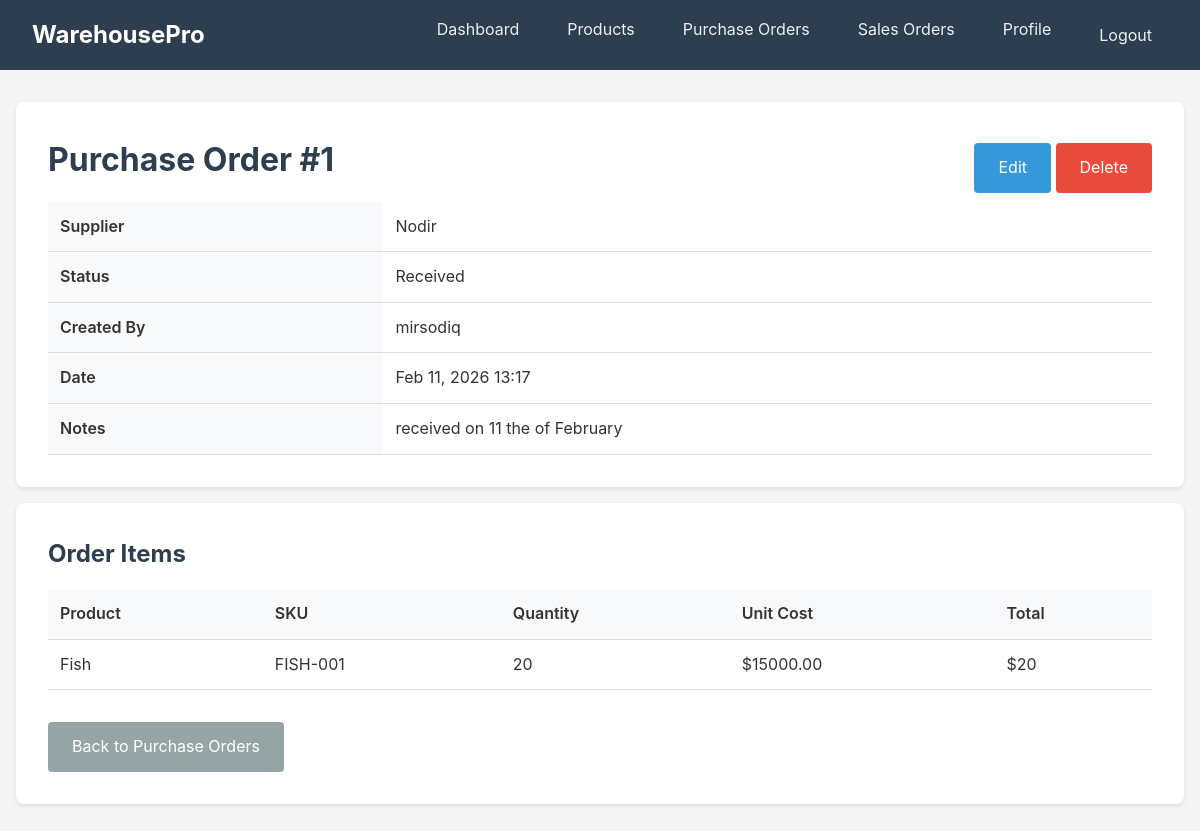
The page /orders/purchase-orders/1/ (signed in) on the database its author committed.
### orders/models.py (models this page shows, shortened)
class PurchaseOrder(models.Model):
    class Status(models.TextChoices):
        DRAFT = "DRAFT", "Draft"
        ORDERED = "ORDERED", "Ordered"
        RECEIVED = "RECEIVED", "Received"
        CANCELLED = "CANCELLED", "Cancelled"
    supplier = models.ForeignKey(Supplier, on_delete=models.PROTECT, related_name="purchase_orders")
    status = models.CharField(max_length=12, choices=Status.choices, default=Status.DRAFT)
    created_by = models.ForeignKey(settings.AUTH_USER_MODEL, on_delete=models.PROTECT, related_name="purchase_orders")
    created_at = models.DateTimeField(auto_now_add=True)
    notes = models.TextField(blank=True)

class PurchaseOrderItem(models.Model):
    purchase_order = models.ForeignKey(PurchaseOrder, on_delete=models.CASCADE, related_name="items")
    product = models.ForeignKey(Product, on_delete=models.PROTECT, related_name="po_items")
    quantity = models.PositiveIntegerField()
    unit_cost = models.DecimalField(max_digits=12, decimal_places=2, default=0)
    class Meta:
        unique_together = ("purchase_order", "product")

### inventory/models.py (models this page shows, shortened)
class TimeStampedModel(models.Model):
    created_at = models.DateTimeField(auto_now_add=True)
    updated_at = models.DateTimeField(auto_now=True)
    class Meta:
        abstract = True

class Supplier(TimeStampedModel):
    name = models.CharField(max_length=200)
    phone = models.CharField(max_length=50, blank=True)
    email = models.EmailField(blank=True)
    address = models.TextField(blank=True)

class Product(TimeStampedModel):
    name = models.CharField(max_length=200)
    sku = models.CharField(max_length=60, unique=True)
    unit_price = models.DecimalField(max_digits=12, decimal_places=2, default=0)
    reorder_level = models.PositiveIntegerField(default=0)
    category = models.ForeignKey(Category, on_delete=models.PROTECT, related_name="products")
    suppliers = models.ManyToManyField(Supplier, related_name="products", blank=True)
    image = models.ImageField(upload_to="products/", blank=True, null=True)

### orders/views.py (the view)
# urls.py: path("purchase-orders/<int:pk>/", views.po_detail, name="po_detail"),
@login_required
def po_detail(request, pk):
    order = get_object_or_404(PurchaseOrder.objects.select_related("supplier", "created_by").prefetch_related("items__product"), pk=pk)
    return render(request, "orders/po_detail.html", {"order": order})

### orders/templates/orders/po_detail.html (shortened to what this page needs)
{% extends "base.html" %}
{% block content %}
<div class="card">
    <div style="display: flex; justify-content: space-between; align-items: center;">
        <h1>Purchase Order #{{ order.pk }}</h1>
        <div>
            <a href="{% url 'orders:po_update' order.pk %}" class="btn btn-primary">Edit</a>
            <a href="{% url 'orders:po_delete' order.pk %}" class="btn btn-danger">Delete</a>
        </div>
    </div>
    <table>
        <tr>
            <th>Supplier</th>
            <td>{{ order.supplier.name }}</td>
        </tr>
        <tr>
            <th>Status</th>
            <td>{{ order.get_status_display }}</td>
        </tr>
        <tr>
            <th>Created By</th>
            <td>{{ order.created_by.username }}</td>
        </tr>
        <tr>
            <th>Date</th>
            <td>{{ order.created_at|date:"M d, Y H:i" }}</td>
        </tr>
        {% if order.notes %}
        <tr>
            <th>Notes</th>
            <td>{{ order.notes }}</td>
        </tr>
        {% endif %}
    </table>
</div>
<div class="card">
    <h2>Order Items</h2>
    {% if order.items.all %}
        <table>
            <thead>
                <tr>
                    <th>Product</th>
                    <th>SKU</th>
                    <th>Quantity</th>
                    <th>Unit Cost</th>
                    <th>Total</th>
                </tr>
            </thead>
            <tbody>
                {% for item in order.items.all %}
                    <tr>
                        <td>{{ item.product.name }}</td>
                        <td>{{ item.product.sku }}</td>
                        <td>{{ item.quantity }}</td>
                        <td>${{ item.unit_cost }}</td>
                        <td>${{ item.quantity|floatformat:0 }}</td>
                    </tr>
                {% endfor %}
            </tbody>
        </table>
    {% else %}
        <p>No items in this order.</p>
    {% endif %}
    <div class="mt-2">
        <a href="{% url 'orders:po_list' %}" class="btn btn-secondary">Back to Purchase Orders</a>
    </div>
</div>
{% endblock %}

### templates/base.html (style rules this page uses)
* { margin: 0; padding: 0; box-sizing: border-box; }
body { font-family: -apple-system, BlinkMacSystemFont, 'Segoe UI', Roboto, Oxygen, Ubuntu, sans-serif; line-height: 1.6; color: #333; background-color: #f5f5f5; }
.card { background: #fff; border-radius: 8px; box-shadow: 0 2px 4px rgba(0,0,0,0.1); padding: 2rem; margin-bottom: 1rem; }
.card h1, .card h2 { margin-bottom: 1rem; color: #2c3e50; }
.btn { display: inline-block; padding: 0.75rem 1.5rem; border: none; border-radius: 4px; font-size: 1rem; cursor: pointer; text-decoration: none; transition: background-color 0.2s; }
.btn-primary { background-color: #3498db; color: #fff; }
.btn-secondary { background-color: #95a5a6; color: #fff; }
.btn-danger { background-color: #e74c3c; color: #fff; }
table { width: 100%; border-collapse: collapse; }
table th, table td { padding: 0.75rem; text-align: left; border-bottom: 1px solid #ddd; }
table th { background-color: #f8f9fa; font-weight: 600; }
.mt-2 { margin-top: 2rem; }

### rows shown on the page
PurchaseOrder: pk "1", supplier.name "Nodir", status "Received", created_by.username "mirsodiq", created_at "Feb 11, 2026 13:17", notes "received on 11 the of February"
PurchaseOrderItem: product.name "Fish", product.sku "FISH-001", quantity "20", unit_cost "15000.00"
